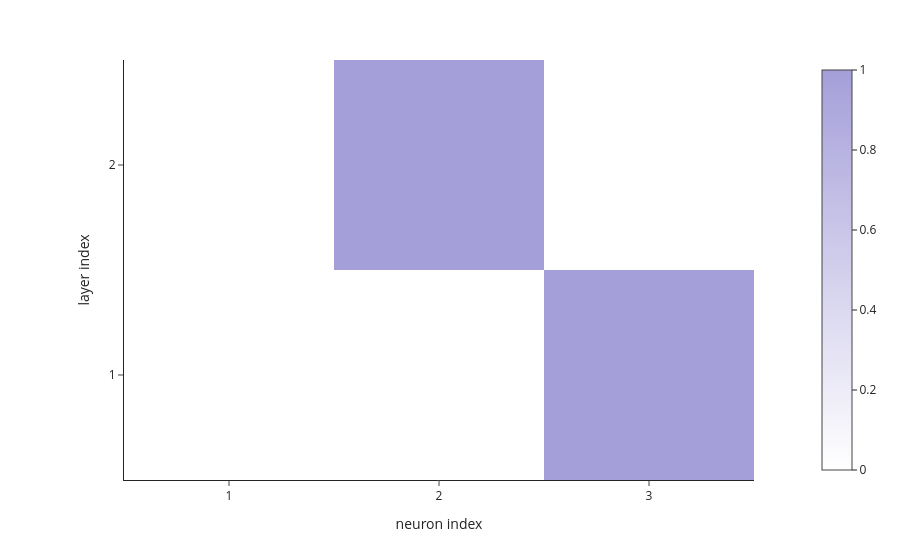

Here is the notebook cell this chart was saved with:
### Markdown cell above
Let's run it back one more time - this time to find the neurons that mediate `C`.

### Code cell
# 1. gather dataset of bases & sources where only B changes
dataset_mediating_C = []
for _ in range(N):
    base_input = [random.choice(DIGITS), random.choice(DIGITS), random.choice(DIGITS)]
    source_input = base_input.copy()
    # switch up C (index 2) btw the base & the source
    not_base_C = DIGITS[:base_input[2]] + DIGITS[base_input[2] + 1:]
    source_input[2] = random.choice(not_base_C)

    dataset_mediating_C.append({'base': base_input, 'source': source_input})

print('Example datapoint:')
print(dataset_mediating_B[0])

# 2. compute causal effects with dataset
causal_effects = []
for layer in range(2):
    causal_effects_per_layer = []
    for neuron in range(3):
        causal_effect = compute_causal_effect(dataset_mediating_B, layer, neuron)
        causal_effects_per_layer.append(causal_effect)
    causal_effects.append(causal_effects_per_layer)

# 3. plot results!
fig_c = px.imshow(
    causal_effects,
    x=["1", "2", "3"],
    y=["1", "2"],
    template='simple_white',
    color_continuous_scale=[[0, '#FFFFFF'], [1, "#A59FD9"]]
)

fig_c.update_layout(
    xaxis_title='neuron index',
    yaxis_title='layer index',
    yaxis=dict(autorange='min')
)

fig_c

### Figure 1 — Plotly figure (JSON) as saved in the notebook; plotly's stock layout.template omitted (floating-point values rounded to 4 significant figures)
{"data": [{"coloraxis": "coloraxis", "hovertemplate": "x: %{x}<br>y: %{y}<br>color: %{z}<extra></extra>", "name": "0", "type": "heatmap", "x": ["1", "2", "3"], "xaxis": "x", "y": ["1", "2"], "yaxis": "y", "z": [[0, 0, 1], [0, 1, 0]]}], "layout": {"coloraxis": {"colorscale": [[0, "#FFFFFF"], [1, "#A59FD9"]]}, "margin": {"t": 60}, "xaxis": {"anchor": "y", "constrain": "domain", "domain": [0, 1], "scaleanchor": "y", "title": {"text": "neuron index"}}, "yaxis": {"anchor": "x", "autorange": "min", "constrain": "domain", "domain": [0, 1], "title": {"text": "layer index"}}}}
